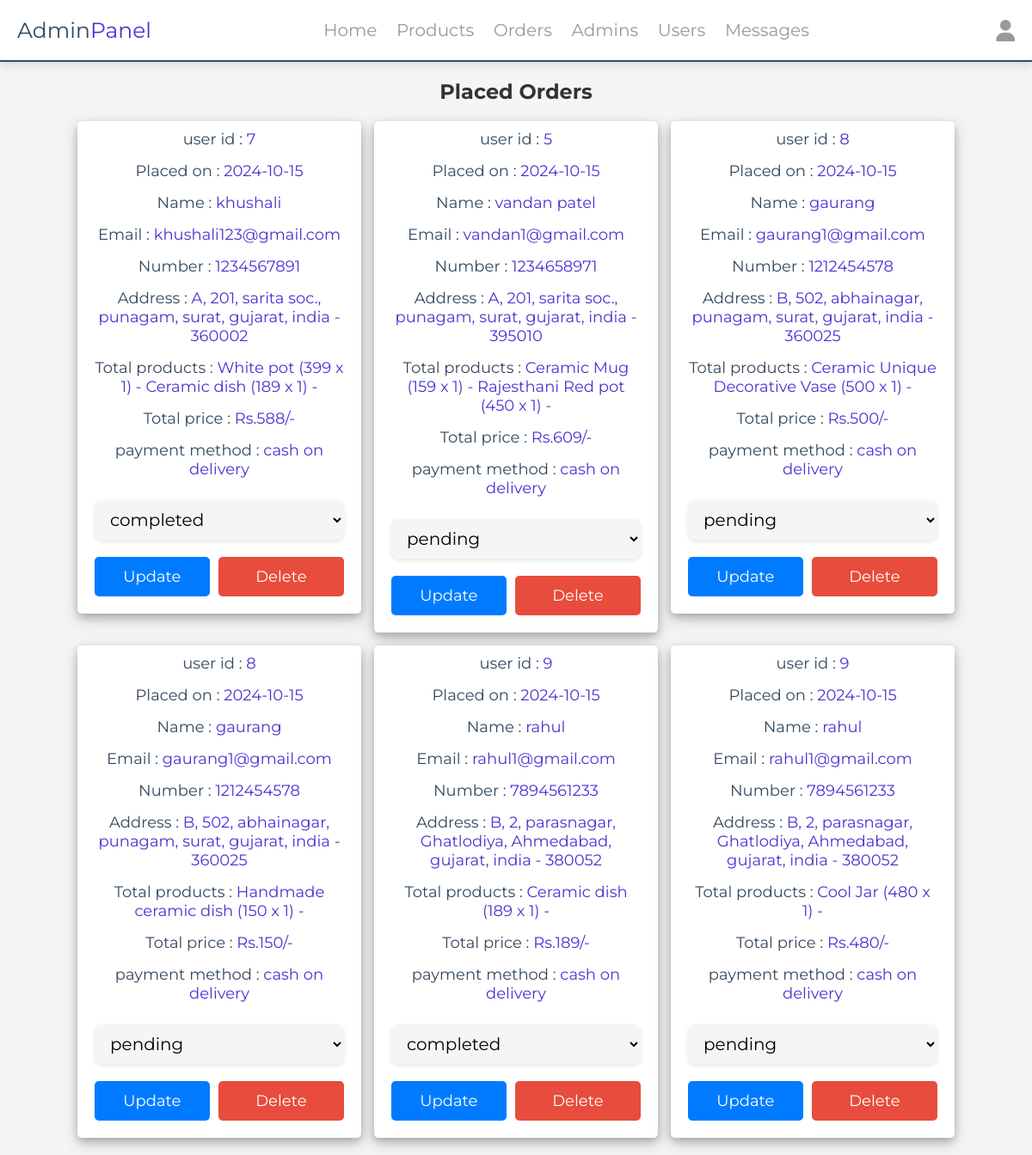
The page /admin/placed_orders.php (signed in) on the database its author committed.
### tables this page shows
CREATE TABLE `orders` (
  `id` int(100) NOT NULL,
  `user_id` int(100) NOT NULL,
  `name` varchar(20) NOT NULL,
  `number` varchar(10) NOT NULL,
  `email` varchar(50) NOT NULL,
  `method` varchar(50) NOT NULL,
  `address` varchar(500) NOT NULL,
  `total_products` varchar(1000) NOT NULL,
  `total_price` int(100) NOT NULL,
  `placed_on` date NOT NULL DEFAULT current_timestamp(),
  `payment_status` varchar(20) NOT NULL DEFAULT 'pending'
);

### admin/placed_orders.php (the view, shortened to what this page needs)
<?php
include '../components/connect.php';
?>
<!DOCTYPE html>
<html lang="en">
<head>
   <link rel="stylesheet" href="https://cdnjs.cloudflare.com/ajax/libs/font-awesome/6.1.1/css/all.min.css">
   <link rel="stylesheet" href="../css/admin_style.css">
</head>
<body>
<?php include '../components/admin_header.php' ?>
<section class="placed-orders">
   <h1 class="heading">placed orders</h1>
   <div class="box-container">
   <?php
      $select_orders = $conn->prepare("SELECT * FROM `orders`");
      $select_orders->execute();
      if($select_orders->rowCount() > 0){
         while($fetch_orders = $select_orders->fetch(PDO::FETCH_ASSOC)){
   ?>
   <div class="box">
      <p> user id : <span><?= $fetch_orders['user_id']; ?></span> </p>
      <p> Placed on : <span><?= $fetch_orders['placed_on']; ?></span> </p>
      <p> Name : <span><?= $fetch_orders['name']; ?></span> </p>
      <p> Email : <span><?= $fetch_orders['email']; ?></span> </p>
      <p> Number : <span><?= $fetch_orders['number']; ?></span> </p>
      <p> Address : <span><?= $fetch_orders['address']; ?></span> </p>
      <p> Total products : <span><?= $fetch_orders['total_products']; ?></span> </p>
      <p> Total price : <span>Rs.<?= $fetch_orders['total_price']; ?>/-</span> </p>
      <p> payment method : <span><?= $fetch_orders['method']; ?></span> </p>
      <form action="" method="POST">
         <select name="payment_status" class="drop-down">
            <option value="" selected disabled><?= $fetch_orders['payment_status']; ?></option>
         </select>
         <div class="flex-btn">
            <input type="submit" value="update" class="btn" name="update_payment">
            <a href="placed_orders.php?delete=<?= $fetch_orders['id']; ?>" class="delete-btn" onclick="return confirm('Are you sure to delete this order?');">delete</a>
         </div>
      </form>
   </div>
   <?php
      }
   }else{
      echo '<p class="empty">no orders placed yet!</p>';
   }
   ?>
   </div>
</section>
</body>
</html>

### css/admin_style.css (style rules this page uses)
:root { --main-color:#4834d4; --red:#e74c3c; --orange:#f39c12; --black:#34495e; --white:#fff; --light-bg:#f5f5f5; --light-color:#999; --border:.2rem solid var(--black); --box-shadow:0 .5rem 1rem rgba(0,0,0,.1); }
* { font-family: 'Montserrat', sans-serif; margin:0; padding:0; box-sizing: border-box; text-decoration: none; outline: none; border:none; }
html { font-size: 62.5%; overflow-x: hidden; }
body { background-color: var(--light-bg); }
section { max-width: 1200px; margin:0 auto; padding:2rem; }
.btn, .delete-btn, .option-btn { display: block; margin-top: 1rem; border-radius: .5rem; cursor: pointer; width: 100%; font-size: 1.8rem; color:var(--white); padding:1.2rem 3rem; text-transform: capitalize; text-align: center; }
.btn { background-color: #007bff;; }
.delete-btn { background-color: var(--red); }
.flex-btn { display: flex; gap:1rem; }
.heading { text-align: center; margin-bottom: 2rem; text-transform: capitalize; color:var(--black); font-size: 3rem; }
.heading { text-align: center; margin-bottom: 20px; font-size: 24px; color: #333; }
.box-container { display: grid; grid-template-columns: repeat(auto-fit, minmax(220px, 1fr)); gap: 20px; }
.box { background: #fff; padding: 20px; border-radius: 8px; box-shadow:-4px -4px 4px 2px rgba(0, 0, 0, 0.1); text-align: center; }
.box p { font-size: 16px; color: #666; margin-bottom: 15px; }
.box .btn { display: inline-block; background: #007bff; color: #fff; padding: 10px 20px; border: none; border-radius: 5px; text-decoration: none; transition: background 0.3s ease; }
.placed-orders .box-container { display: grid; grid-template-columns: repeat(auto-fit, 33rem); gap:1.5rem; justify-content: center; align-items: flex-start; }
.placed-orders .box-container .box { background-color: var(--white); border-radius: .5rem; box-shadow: 0 4px 8px 0 rgba(0, 0, 0, 0.2), 0 6px 20px 0 rgba(0, 0, 0, 0.19); padding:2rem; padding-top: 1rem; }
.placed-orders .box-container .box p { font-size: 1.8rem; color:var(--black); }
.placed-orders .box-container .box p span { color:var(--main-color); }
.placed-orders .box-container .box .drop-down { width: 100%; margin:1rem 0; background-color: var(--light-bg); padding:1rem 1.4rem; font-size: 2rem; border-radius: 8px; box-shadow: 0 2px 5px rgba(0, 0, 0, 0.1); }

### rows shown on the page
orders: user "7", placed_on "2024-10-15", name "khushali", email "khushali123@gmail.com", number "1234567891", address "A, 201, sarita soc., punagam, surat, gujarat, india - 360002", total_products "White pot (399 x 1) - Ceramic dish (189 x 1) -", total_price "588", method "cash on delivery", payment_status "completed"
orders: user "5", placed_on "2024-10-15", name "vandan patel", email "vandan1@gmail.com", number "1234658971", address "A, 201, sarita soc., punagam, surat, gujarat, india - 395010", total_products "Ceramic Mug (159 x 1) - Rajesthani Red pot (450 x 1) -", total_price "609", method "cash on delivery", payment_status "pending"
orders: user "8", placed_on "2024-10-15", name "gaurang", email "gaurang1@gmail.com", number "1212454578", address "B, 502, abhainagar, punagam, surat, gujarat, india - 360025", total_products "Ceramic Unique Decorative Vase (500 x 1) -", total_price "500", method "cash on delivery", payment_status "pending"
orders: user "8", placed_on "2024-10-15", name "gaurang", email "gaurang1@gmail.com", number "1212454578", address "B, 502, abhainagar, punagam, surat, gujarat, india - 360025", total_products "Handmade ceramic dish (150 x 1) -", total_price "150", method "cash on delivery", payment_status "pending"
orders: user "9", placed_on "2024-10-15", name "rahul", email "rahul1@gmail.com", number "7894561233", address "B, 2, parasnagar, Ghatlodiya, Ahmedabad, gujarat, india - 380052", total_products "Ceramic dish (189 x 1) -", total_price "189", method "cash on delivery", payment_status "completed"
orders: user "9", placed_on "2024-10-15", name "rahul", email "rahul1@gmail.com", number "7894561233", address "B, 2, parasnagar, Ghatlodiya, Ahmedabad, gujarat, india - 380052", total_products "Cool Jar (480 x 1) -", total_price "480", method "cash on delivery", payment_status "pending"
